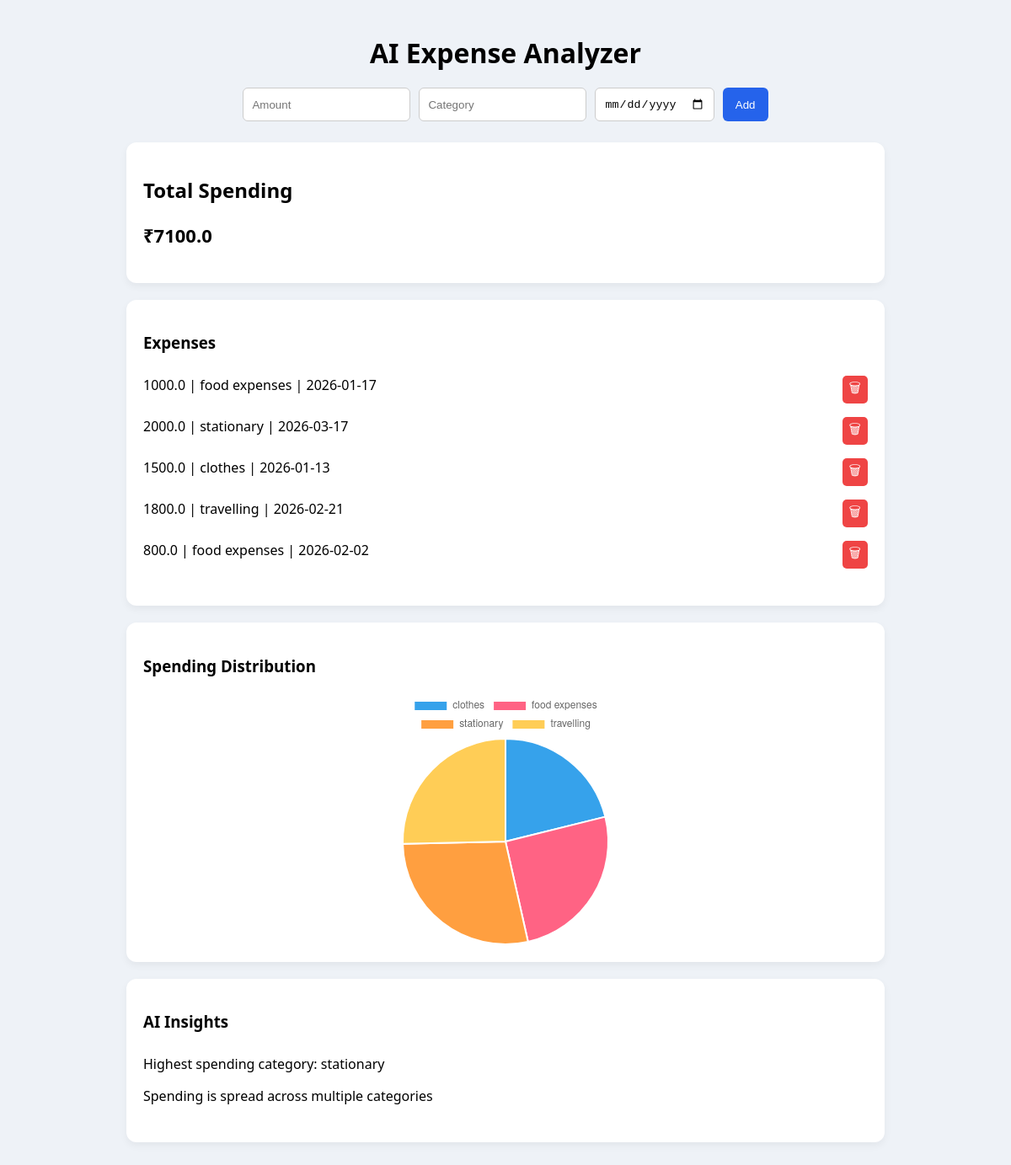
The page / on the database its author committed.
### tables this page shows
CREATE TABLE expenses
                 (id INTEGER PRIMARY KEY AUTOINCREMENT,
                  amount REAL,
                  category TEXT,
                  date TEXT);

### app.py (the view)
@app.route('/')
def index():
    conn = sqlite3.connect('database.db')
    df = pd.read_sql_query("SELECT * FROM expenses", conn)
    conn.close()
    total = df['amount'].sum() if not df.empty else 0
    category_data = df.groupby('category')['amount'].sum().to_dict() if not df.empty else {}
    insights = generate_insights(df)
    return render_template('index.html',
                           expenses=df.to_dict('records'),
                           total=total,
                           category_data=category_data,
                           insights=insights)

### app.py (called while the page is built)
def generate_insights(df):
    if df.empty:
        return ["Start adding expenses to see insights"]
    insights = []
    total = df['amount'].sum()
    category_sum = df.groupby('category')['amount'].sum()
    top_category = category_sum.idxmax()
    insights.append(f"Highest spending category: {top_category}")
    for cat, val in category_sum.items():
        percent = (val / total) * 100
        if percent > 40:
            insights.append(f"{cat} takes {percent:.1f}% of your spending")
    if total > 10000:
        insights.append("Spending is high this month, consider reducing costs")
    elif total < 2000:
        insights.append("Great control over spending, keep it up")
    if len(category_sum) >= 4:
        insights.append("Spending is spread across multiple categories")
    return insights

### templates/index.html (shortened to what this page needs)
<!DOCTYPE html>
<html>
<head>
    <link rel="stylesheet" href="{{ url_for('static', filename='style.css') }}">
</head>
<body>
<div class="container">
<h1>AI Expense Analyzer</h1>
<form action="/add" method="post">
    <input type="number" name="amount" placeholder="Amount" required>
    <input type="text" name="category" placeholder="Category" required>
    <input type="date" name="date" required>
    <button type="submit">Add</button>
</form>
<div class="card total">
    <h2>Total Spending</h2>
    <p>₹{{ total }}</p>
</div>
<div class="card">
    <h3>Expenses</h3>
    <ul>
        {% for exp in expenses %}
        <li>
            <span>{{ exp.amount }} | {{ exp.category }} | {{ exp.date }}</span>
            <a href="/delete/{{ exp.id }}" class="delete-btn">🗑</a>
        </li>
        {% endfor %}
    </ul>
</div>
<div class="card chart-card">
    <h3>Spending Distribution</h3>
    <div class="chart-box">
        <canvas id="myChart"></canvas>
    </div>
</div>
<div class="card">
    <h3>AI Insights</h3>
    <ul>
        {% for i in insights %}
        <li>{{ i }}</li>
        {% endfor %}
    </ul>
</div>
</div>
<script>
const labels = {{ category_data.keys() | list | tojson }};
const values = {{ category_data.values() | list | tojson }};
new Chart(document.getElementById('myChart'), {
    type: 'pie',
    data: {
        labels: labels,
        datasets: [{
            data: values
        }]
    },
    options: {
        responsive: true,
        maintainAspectRatio: false
    }
});
</script>
</body>
</html>

### static/style.css (style rules this page uses)
body { font-family: 'Segoe UI', sans-serif; background: #eef2f7; margin: 0; }
.container { width: 75%; margin: auto; padding: 20px; }
h1 { text-align: center; margin-bottom: 20px; }
form { display: flex; justify-content: center; gap: 10px; margin-bottom: 25px; }
input { padding: 10px; border: 1px solid #ccc; border-radius: 6px; }
button { background: #2563eb; color: white; border: none; padding: 10px 15px; border-radius: 6px; cursor: pointer; }
.card { background: white; padding: 20px; margin-bottom: 20px; border-radius: 12px; box-shadow: 0 4px 10px rgba(0,0,0,0.05); }
.total p { font-size: 22px; font-weight: bold; }
ul { list-style: none; padding: 0; }
li { display: flex; justify-content: space-between; padding: 8px 0; }
.delete-btn { background: #ef4444; color: white; padding: 3px 8px; border-radius: 5px; text-decoration: none; }
.chart-box { width: 300px; height: 300px; margin: auto; }

### rows shown on the page
expenses: amount "1000.0", category "food expenses", date "2026-01-17"
expenses: amount "2000.0", category "stationary", date "2026-03-17"
expenses: amount "1500.0", category "clothes", date "2026-01-13"
expenses: amount "1800.0", category "travelling", date "2026-02-21"
expenses: amount "800.0", category "food expenses", date "2026-02-02"

### other values the page prints
{{ total }} "7100.0"
{{ i }} "Highest spending category: stationary" "Spending is spread across multiple categories"
chart data {{ category_data.keys() | list | tojson }} ["clothes", "food expenses", "stationary", "travelling"]
chart data {{ category_data.values() | list | tojson }} [1500.0, 1800.0, 2000.0, 1800.0]
